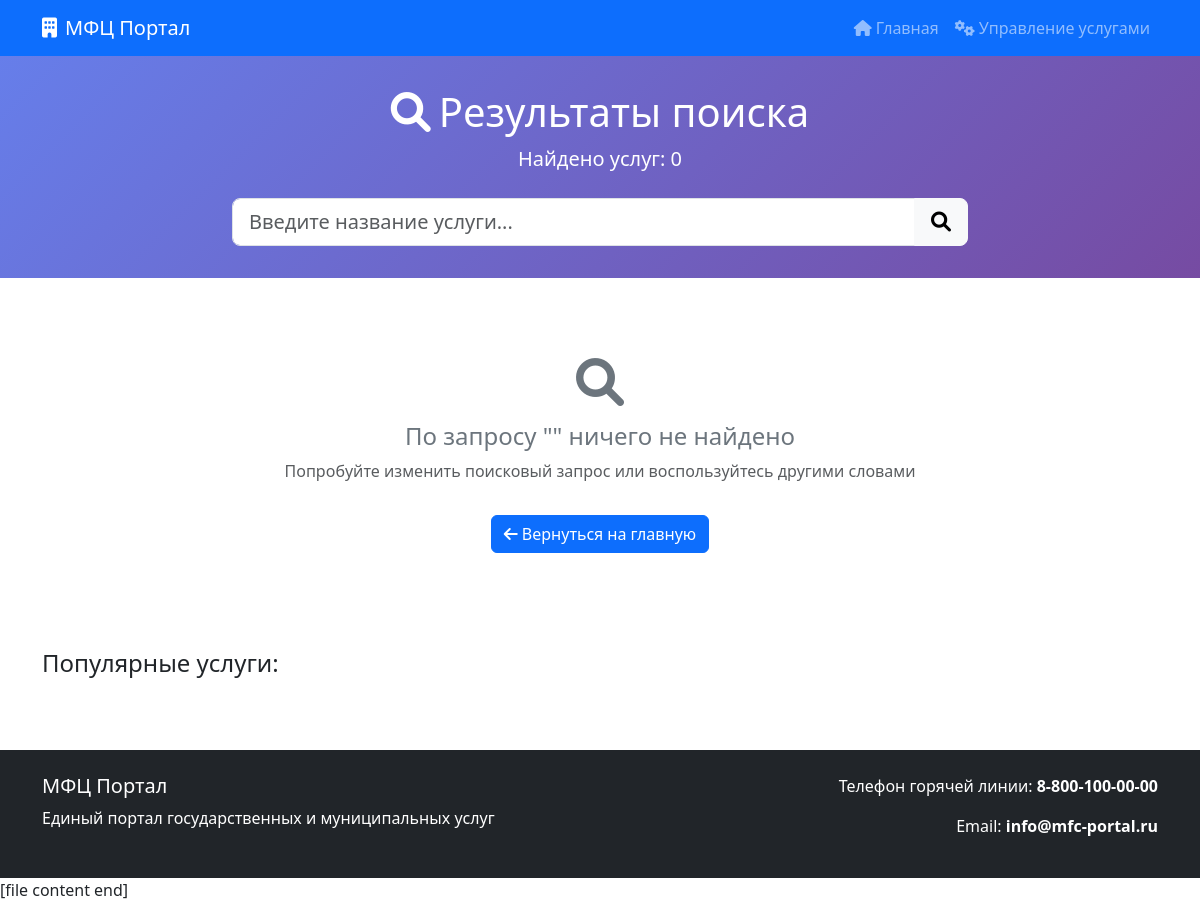
The app's page /search/, older data.
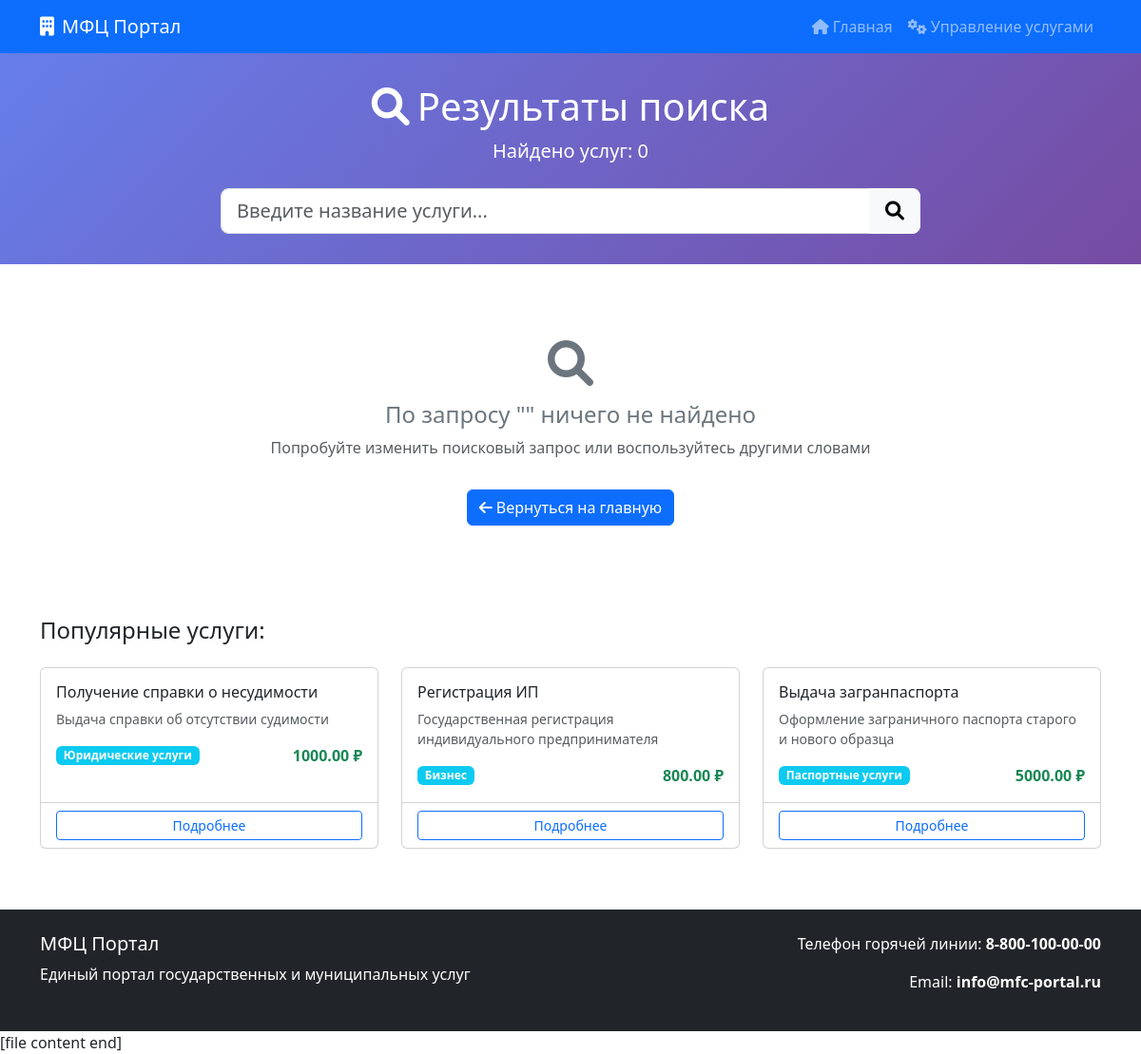
The same page, newer data.
### mfc_app/models.py (models this page shows, shortened)
class Service(models.Model):
    service_id = models.AutoField(primary_key=True)
    category = models.ForeignKey(Category, on_delete=models.SET_NULL, null=True, verbose_name=_('Категория'))
    name = models.CharField(max_length=100, verbose_name=_('Название услуги'))
    description = models.TextField(blank=True, null=True, verbose_name=_('Описание'))
    state_duty = models.DecimalField(max_digits=10, decimal_places=2, default=0.00, verbose_name=_('Госпошлина'))
    created_at = models.DateTimeField(auto_now_add=True, verbose_name=_('Дата создания'))
    class Meta:
        verbose_name = _('Услуга')
        verbose_name_plural = _('Услуги')

class Category(models.Model):
    category_id = models.AutoField(primary_key=True)
    name = models.CharField(max_length=100, verbose_name=_('Название категории'))
    class Meta:
        verbose_name = _('Категория услуг')
        verbose_name_plural = _('Категории услуг')

### mfc_app/views.py (the view)
# urls.py: path('search/', views.search_services, name='search_services'),
def search_services(request):
    query = request.GET.get('q', '')
    if query:
        results = Service.objects.filter(
            Q(name__icontains=query) | Q(description__icontains=query)
        ).exclude(
            state_duty__gt=5000
        ).distinct().order_by('name')
    else:
        results = Service.objects.none()
    popular_services = Service.objects.annotate(
        appointment_count=Count('appointment')
    ).order_by('-appointment_count')[:3] #добавление популярных если результатов нет
    return render(request, 'search_results.html', {
        'results': results,
        'query': query,
        'popular_services': popular_services
    })

### mfc_app/templates/search_results.html (shortened to what this page needs)
<!DOCTYPE html>
<html lang="ru">
<head>
    <link href="https://cdn.jsdelivr.net/npm/bootstrap@5.3.0/dist/css/bootstrap.min.css" rel="stylesheet">
    <link href="https://cdnjs.cloudflare.com/ajax/libs/font-awesome/6.0.0/css/all.min.css" rel="stylesheet">
</head>
<body>
    <nav class="navbar navbar-expand-lg navbar-dark bg-primary sticky-top">
        <div class="container">
            <a class="navbar-brand" href="/">
                <i class="fas fa-building me-2"></i>МФЦ Портал
            </a>
            <div class="navbar-nav ms-auto">
                <a class="nav-link" href="/"><i class="fas fa-home me-1"></i>Главная</a>
                <a class="nav-link" href="{% url 'service_list' %}"><i class="fas fa-cogs me-1"></i>Управление услугами</a>
            </div>
        </div>
    </nav>
    <div class="search-header">
        <div class="container">
            <div class="row">
                <div class="col-md-8 mx-auto text-center">
                    <h1><i class="fas fa-search me-2"></i>Результаты поиска</h1>
                    <p class="lead">Найдено услуг: {{ results|length }}</p>
                    <form action="{% url 'search_services' %}" method="get" class="mt-4">
                        <div class="input-group input-group-lg">
                            <input type="text" class="form-control" name="q"
                                   value="{{ query }}" placeholder="Введите название услуги...">
                            <button class="btn btn-light" type="submit">
                                <i class="fas fa-search"></i>
                            </button>
                        </div>
                    </form>
                </div>
            </div>
        </div>
    </div>
    <div class="container">
        {% if results %}
            <div class="row">
                <div class="col-12">
                    <h4 class="mb-4">Найденные услуги:</h4>
                    {% for service in results %}
                    <div class="card service-card">
                        <div class="card-body">
                            <div class="row">
                                <div class="col-md-8">
                                    <h5 class="card-title">
                                        <a href="{% url 'service_detail' service.service_id %}"
                                           class="text-decoration-none">
                                            {{ service.name }}
                                        </a>
                                    </h5>
                                    {% if service.description %}
                                    <p class="card-text text-muted">
                                        {{ service.description|truncatewords:30 }}
                                    </p>
                                    {% endif %}
                                    <div class="mt-2">
                                        {% if service.category %}
                                            <span class="badge bg-info me-2">{{ service.category.name }}</span>
                                        {% endif %}
                                        <span class="text-success fw-bold">{{ service.state_duty }} ₽</span>
                                    </div>
                                </div>
                                <div class="col-md-4 text-end">
                                    <a href="{% url 'service_detail' service.service_id %}"
                                       class="btn btn-primary">
                                        <i class="fas fa-info-circle me-1"></i>Подробнее
                                    </a>
                                </div>
                            </div>
                        </div>
                    </div>
                    {% endfor %}
                </div>
            </div>
        {% else %}
            <div class="no-results">
                <i class="fas fa-search fa-3x mb-3"></i>
                <h4>По запросу "{{ query }}" ничего не найдено</h4>
                <p class="text-muted">Попробуйте изменить поисковый запрос или воспользуйтесь другими словами</p>
                <a href="/" class="btn btn-primary mt-3">
                    <i class="fas fa-arrow-left me-1"></i>Вернуться на главную
                </a>
            </div>
        {% endif %}
        {% if not results %}
        <div class="row mt-5">
            <div class="col-12">
                <h4 class="mb-4">Популярные услуги:</h4>
                <div class="row">
                    {% for service in popular_services %}
                    <div class="col-md-4 mb-3">
                        <div class="card h-100">
                            <div class="card-body">
                                <h6 class="card-title">{{ service.name }}</h6>
                                <p class="card-text small text-muted">
                                    {% if service.description %}
                                        {{ service.description|truncatewords:15 }}
                                    {% endif %}
                                </p>
                                <div class="d-flex justify-content-between align-items-center">
                                    <span class="badge bg-info">{{ service.category.name|default:"Без категории" }}</span>
                                    <span class="text-success fw-bold">{{ service.state_duty }} ₽</span>
                                </div>
                            </div>
                            <div class="card-footer bg-transparent">
                                <a href="{% url 'service_detail' service.service_id %}"
                                   class="btn btn-sm btn-outline-primary w-100">
                                    Подробнее
                                </a>
                            </div>
                        </div>
                    </div>
                    {% endfor %}
                </div>
            </div>
        </div>
        {% endif %}
    </div>
    <footer class="bg-dark text-white mt-5 py-4">
        <div class="container">
            <div class="row">
                <div class="col-md-6">
                    <h5>МФЦ Портал</h5>
                    <p>Единый портал государственных и муниципальных услуг</p>
                </div>
                <div class="col-md-6 text-end">
                    <p>Телефон горячей линии: <strong>8-800-100-00-00</strong></p>
                    <p>Email: <strong>info@mfc-portal.ru</strong></p>
                </div>
            </div>
        </div>
    </footer>
</body>
</html>

### mfc_app/templates/search_results.html (style rules this page uses)
.search-header { background: linear-gradient(135deg, #667eea 0%, #764ba2 100%); color: white; padding: 2rem 0; margin-bottom: 2rem; }
.no-results { text-align: center; padding: 3rem; color: #6c757d; }

Row changes from the older to the newer data that the page shows:
added Service: name "Получение справки о несудимости", description "Выдача справки об отсутствии судимости", category.name "Юридические услуги", state_duty "1000.00"
added Service: name "Регистрация ИП", description "Государственная регистрация индивидуального предпринимателя", category.name "Бизнес", state_duty "800.00"
added Service: name "Выдача загранпаспорта", description "Оформление заграничного паспорта старого и нового образца", category.name "Паспортные услуги", state_duty "5000.00"
